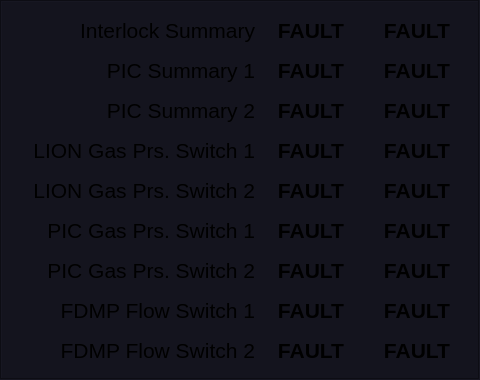
   <widget class="QFrame" name="frame_permits">
    <property name="geometry">
     <rect>
      <x>905</x>
      <y>55</y>
      <width>480</width>
      <height>380</height>
     </rect>
    </property>
    <property name="styleSheet">
     <string notr="true">QFrame {
background-color: rgb(20, 20, 30);
}
PyDMLabel {
  border-radius: 2px;
}
PyDMLabel[alarmSensitiveBorder=&quot;true&quot;][alarmSeverity=&quot;0&quot;] {
  background-color: rgb(0,0,10);
  color: rgb(0,255,0);
}

PyDMLabel[alarmSensitiveBorder=&quot;true&quot;][alarmSeverity=&quot;1&quot;] {
  color: rgb(0,0,0);
  background-color: rgb(255,255,0);
}

PyDMLabel[alarmSensitiveBorder=&quot;true&quot;][alarmSeverity=&quot;2&quot;] {
  background-color: rgb(255,0,0);
  color: rgb(255,255,255);
}

PyDMLabel[alarmSensitiveBorder=&quot;true&quot;][alarmSeverity=&quot;3&quot;] {
  background-color: rgb(192,0,255);
  color: rgb(255,255,0);
}

PyDMLabel[alarmSensitiveBorder=&quot;true&quot;][alarmSeverity=&quot;4&quot;] {
  color: rgb(218,218,218);
  background-color: rgb(25,25,25);
}</string>
    </property>
    <property name="frameShape">
     <enum>QFrame::Box</enum>
    </property>
    <property name="frameShadow">
     <enum>QFrame::Sunken</enum>
    </property>
    <layout class="QGridLayout" name="gridLayout">
     <item row="9" column="2">
      <widget class="PyDMLabel" name="PyDMLabel_19">
       <property name="maximumSize">
        <size>
         <width>100</width>
         <height>16777215</height>
        </size>
       </property>
       <property name="font">
        <font>
         <pointsize>16</pointsize>
         <weight>75</weight>
         <bold>true</bold>
        </font>
       </property>
       <property name="toolTip">
        <string/>
       </property>
       <property name="text">
        <string>FAULT</string>
       </property>
       <property name="alignment">
        <set>Qt::AlignCenter</set>
       </property>
       <property name="alarmSensitiveContent">
        <bool>true</bool>
       </property>
       <property name="channel">
        <string>BCS:LI20:1:PICPSW2S2SUM</string>
       </property>
      </widget>
     </item>
     <item row="6" column="2">
      <widget class="PyDMLabel" name="PyDMLabel_11">
       <property name="maximumSize">
        <size>
         <width>100</width>
         <height>16777215</height>
        </size>
       </property>
       <property name="font">
        <font>
         <pointsize>16</pointsize>
         <weight>75</weight>
         <bold>true</bold>
        </font>
       </property>
       <property name="toolTip">
        <string/>
       </property>
       <property name="text">
        <string>FAULT</string>
       </property>
       <property name="alignment">
        <set>Qt::AlignCenter</set>
       </property>
       <property name="alarmSensitiveContent">
        <bool>true</bool>
       </property>
       <property name="channel">
        <string>BCS:LI20:1:LIONPSW2S2SUM</string>
       </property>
      </widget>
     </item>
     <item row="6" column="0">
      <widget class="QLabel" name="label_10">
       <property name="sizePolicy">
        <sizepolicy hsizetype="Preferred" vsizetype="Preferred">
         <horstretch>0</horstretch>
         <verstretch>0</verstretch>
        </sizepolicy>
       </property>
       <property name="font">
        <font>
         <pointsize>16</pointsize>
        </font>
       </property>
       <property name="text">
        <string>LION Gas Prs. Switch 2</string>
       </property>
       <property name="alignment">
        <set>Qt::AlignRight|Qt::AlignTrailing|Qt::AlignVCenter</set>
       </property>
       <property name="margin">
        <number>5</number>
       </property>
      </widget>
     </item>
     <item row="6" column="1">
      <widget class="PyDMLabel" name="PyDMLabel_10">
       <property name="maximumSize">
        <size>
         <width>100</width>
         <height>16777215</height>
        </size>
       </property>
       <property name="font">
        <font>
         <pointsize>16</pointsize>
         <weight>75</weight>
         <bold>true</bold>
        </font>
       </property>
       <property name="toolTip">
        <string/>
       </property>
       <property name="text">
        <string>FAULT</string>
       </property>
       <property name="alignment">
        <set>Qt::AlignCenter</set>
       </property>
       <property name="alarmSensitiveContent">
        <bool>true</bool>
       </property>
       <property name="channel">
        <string>BCS:LI20:1:LIONPSW2S1SUM</string>
       </property>
      </widget>
     </item>
     <item row="1" column="0">
      <widget class="QLabel" name="label_25">
       <property name="sizePolicy">
        <sizepolicy hsizetype="Preferred" vsizetype="Preferred">
         <horstretch>0</horstretch>
         <verstretch>0</verstretch>
        </sizepolicy>
       </property>
       <property name="font">
        <font>
         <pointsize>16</pointsize>
        </font>
       </property>
       <property name="text">
        <string>Interlock Summary</string>
       </property>
       <property name="alignment">
        <set>Qt::AlignRight|Qt::AlignTrailing|Qt::AlignVCenter</set>
       </property>
       <property name="margin">
        <number>5</number>
       </property>
      </widget>
     </item>
     <item row="10" column="1">
      <widget class="PyDMLabel" name="PyDMLabel_16">
       <property name="maximumSize">
        <size>
         <width>100</width>
         <height>16777215</height>
        </size>
       </property>
       <property name="font">
        <font>
         <pointsize>16</pointsize>
         <weight>75</weight>
         <bold>true</bold>
        </font>
       </property>
       <property name="toolTip">
        <string/>
       </property>
       <property name="text">
        <string>FAULT</string>
       </property>
       <property name="alignment">
        <set>Qt::AlignCenter</set>
       </property>
       <property name="alarmSensitiveContent">
        <bool>true</bool>
       </property>
       <property name="channel">
        <string>BCS:LI20:1:FDMPFS1S1SUM</string>
       </property>
      </widget>
     </item>
     <item row="4" column="1">
      <widget class="PyDMLabel" name="PyDMLabel_6">
       <property name="maximumSize">
        <size>
         <width>100</width>
         <height>16777215</height>
        </size>
       </property>
       <property name="font">
        <font>
         <pointsize>16</pointsize>
         <weight>75</weight>
         <bold>true</bold>
        </font>
       </property>
       <property name="toolTip">
        <string/>
       </property>
       <property name="text">
        <string>FAULT</string>
       </property>
       <property name="alignment">
        <set>Qt::AlignCenter</set>
       </property>
       <property name="alarmSensitiveContent">
        <bool>true</bool>
       </property>
       <property name="channel">
        <string>BCS:LI20:1:PICSUM2S1SUM</string>
       </property>
      </widget>
     </item>
     <item row="11" column="1">
      <widget class="PyDMLabel" name="PyDMLabel_18">
       <property name="maximumSize">
        <size>
         <width>100</width>
         <height>16777215</height>
        </size>
       </property>
       <property name="font">
        <font>
         <pointsize>16</pointsize>
         <weight>75</weight>
         <bold>true</bold>
        </font>
       </property>
       <property name="toolTip">
        <string/>
       </property>
       <property name="text">
        <string>FAULT</string>
       </property>
       <property name="alignment">
        <set>Qt::AlignCenter</set>
       </property>
       <property name="alarmSensitiveContent">
        <bool>true</bool>
       </property>
       <property name="channel">
        <string>BCS:LI20:1:FDMPFS2S1SUM</string>
       </property>
      </widget>
     </item>
     <item row="10" column="0">
      <widget class="QLabel" name="label_12">
       <property name="sizePolicy">
        <sizepolicy hsizetype="Preferred" vsizetype="Preferred">
         <horstretch>0</horstretch>
         <verstretch>0</verstretch>
        </sizepolicy>
       </property>
       <property name="font">
        <font>
         <pointsize>16</pointsize>
        </font>
       </property>
       <property name="text">
        <string>FDMP Flow Switch 1</string>
       </property>
       <property name="alignment">
        <set>Qt::AlignRight|Qt::AlignTrailing|Qt::AlignVCenter</set>
       </property>
       <property name="margin">
        <number>5</number>
       </property>
      </widget>
     </item>
     <item row="5" column="2">
      <widget class="PyDMLabel" name="PyDMLabel_8">
       <property name="maximumSize">
        <size>
         <width>100</width>
         <height>16777215</height>
        </size>
       </property>
       <property name="font">
        <font>
         <pointsize>16</pointsize>
         <weight>75</weight>
         <bold>true</bold>
        </font>
       </property>
       <property name="toolTip">
        <string/>
       </property>
       <property name="text">
        <string>FAULT</string>
       </property>
       <property name="alignment">
        <set>Qt::AlignCenter</set>
       </property>
       <property name="alarmSensitiveContent">
        <bool>true</bool>
       </property>
       <property name="channel">
        <string>BCS:LI20:1:LIONPSW1S2SUM</string>
       </property>
      </widget>
     </item>
     <item row="11" column="2">
      <widget class="PyDMLabel" name="PyDMLabel_12">
       <property name="maximumSize">
        <size>
         <width>100</width>
         <height>16777215</height>
        </size>
       </property>
       <property name="font">
        <font>
         <pointsize>16</pointsize>
         <weight>75</weight>
         <bold>true</bold>
        </font>
       </property>
       <property name="toolTip">
        <string/>
       </property>
       <property name="text">
        <string>FAULT</string>
       </property>
       <property name="alignment">
        <set>Qt::AlignCenter</set>
       </property>
       <property name="alarmSensitiveContent">
        <bool>true</bool>
       </property>
       <property name="channel">
        <string>BCS:LI20:1:FDMPFS2S2SUM</string>
       </property>
      </widget>
     </item>
     <item row="1" column="1">
      <widget class="PyDMLabel" name="PyDMLabel_40">
       <property name="maximumSize">
        <size>
         <width>100</width>
         <height>16777215</height>
        </size>
       </property>
       <property name="font">
        <font>
         <pointsize>16</pointsize>
         <weight>75</weight>
         <bold>true</bold>
        </font>
       </property>
       <property name="toolTip">
        <string/>
       </property>
       <property name="text">
        <string>FAULT</string>
       </property>
       <property name="alignment">
        <set>Qt::AlignCenter</set>
       </property>
       <property name="alarmSensitiveContent">
        <bool>true</bool>
       </property>
       <property name="channel">
        <string>BCS:LI20:1:DSCILK1</string>
       </property>
      </widget>
     </item>
     <item row="3" column="1">
      <widget class="PyDMLabel" name="PyDMLabel_4">
       <property name="maximumSize">
        <size>
         <width>100</width>
         <height>16777215</height>
        </size>
       </property>
       <property name="font">
        <font>
         <pointsize>16</pointsize>
         <weight>75</weight>
         <bold>true</bold>
        </font>
       </property>
       <property name="toolTip">
        <string/>
       </property>
       <property name="text">
        <string>FAULT</string>
       </property>
       <property name="alignment">
        <set>Qt::AlignCenter</set>
       </property>
       <property name="alarmSensitiveContent">
        <bool>true</bool>
       </property>
       <property name="channel">
        <string>BCS:LI20:1:PICSUM1S1SUM</string>
       </property>
      </widget>
     </item>
     <item row="8" column="1">
      <widget class="PyDMLabel" name="PyDMLabel_17">
       <property name="maximumSize">
        <size>
         <width>100</width>
         <height>16777215</height>
        </size>
       </property>
       <property name="font">
        <font>
         <pointsize>16</pointsize>
         <weight>75</weight>
         <bold>true</bold>
        </font>
       </property>
       <property name="toolTip">
        <string/>
       </property>
       <property name="text">
        <string>FAULT</string>
       </property>
       <property name="alignment">
        <set>Qt::AlignCenter</set>
       </property>
       <property name="alarmSensitiveContent">
        <bool>true</bool>
       </property>
       <property name="channel">
        <string>BCS:LI20:1:PICPSW1S1SUM</string>
       </property>
      </widget>
     </item>
     <item row="5" column="0">
      <widget class="QLabel" name="label_9">
       <property name="sizePolicy">
        <sizepolicy hsizetype="Preferred" vsizetype="Preferred">
         <horstretch>0</horstretch>
         <verstretch>0</verstretch>
        </sizepolicy>
       </property>
       <property name="font">
        <font>
         <pointsize>16</pointsize>
        </font>
       </property>
       <property name="text">
        <string>LION Gas Prs. Switch 1</string>
       </property>
       <property name="alignment">
        <set>Qt::AlignRight|Qt::AlignTrailing|Qt::AlignVCenter</set>
       </property>
       <property name="margin">
        <number>5</number>
       </property>
      </widget>
     </item>
     <item row="8" column="2">
      <widget class="PyDMLabel" name="PyDMLabel_14">
       <property name="maximumSize">
        <size>
         <width>100</width>
         <height>16777215</height>
        </size>
       </property>
       <property name="font">
        <font>
         <pointsize>16</pointsize>
         <weight>75</weight>
         <bold>true</bold>
        </font>
       </property>
       <property name="toolTip">
        <string/>
       </property>
       <property name="text">
        <string>FAULT</string>
       </property>
       <property name="alignment">
        <set>Qt::AlignCenter</set>
       </property>
       <property name="alarmSensitiveContent">
        <bool>true</bool>
       </property>
       <property name="channel">
        <string>BCS:LI20:1:PICPSW1S2SUM</string>
       </property>
      </widget>
     </item>
     <item row="9" column="1">
      <widget class="PyDMLabel" name="PyDMLabel_13">
       <property name="maximumSize">
        <size>
         <width>100</width>
         <height>16777215</height>
        </size>
       </property>
       <property name="font">
        <font>
         <pointsize>16</pointsize>
         <weight>75</weight>
         <bold>true</bold>
        </font>
       </property>
       <property name="toolTip">
        <string/>
       </property>
       <property name="text">
        <string>FAULT</string>
       </property>
       <property name="alignment">
        <set>Qt::AlignCenter</set>
       </property>
       <property name="alarmSensitiveContent">
        <bool>true</bool>
       </property>
       <property name="channel">
        <string>BCS:LI20:1:PICPSW2S1SUM</string>
       </property>
      </widget>
     </item>
     <item row="3" column="2">
      <widget class="PyDMLabel" name="PyDMLabel_5">
       <property name="maximumSize">
        <size>
         <width>100</width>
         <height>16777215</height>
        </size>
       </property>
       <property name="font">
        <font>
         <pointsize>16</pointsize>
         <weight>75</weight>
         <bold>true</bold>
        </font>
       </property>
       <property name="toolTip">
        <string/>
       </property>
       <property name="text">
        <string>FAULT</string>
       </property>
       <property name="alignment">
        <set>Qt::AlignCenter</set>
       </property>
       <property name="alarmSensitiveContent">
        <bool>true</bool>
       </property>
       <property name="channel">
        <string>BCS:LI20:1:PICSUM1S2SUM</string>
       </property>
      </widget>
     </item>
     <item row="4" column="2">
      <widget class="PyDMLabel" name="PyDMLabel_7">
       <property name="maximumSize">
        <size>
         <width>100</width>
         <height>16777215</height>
        </size>
       </property>
       <property name="font">
        <font>
         <pointsize>16</pointsize>
         <weight>75</weight>
         <bold>true</bold>
        </font>
       </property>
       <property name="toolTip">
        <string/>
       </property>
       <property name="text">
        <string>FAULT</string>
       </property>
       <property name="alignment">
        <set>Qt::AlignCenter</set>
       </property>
       <property name="alarmSensitiveContent">
        <bool>true</bool>
       </property>
       <property name="channel">
        <string>BCS:LI20:1:PICSUM2S2SUM</string>
       </property>
      </widget>
     </item>
     <item row="3" column="0">
      <widget class="QLabel" name="label_7">
       <property name="sizePolicy">
        <sizepolicy hsizetype="Preferred" vsizetype="Preferred">
         <horstretch>0</horstretch>
         <verstretch>0</verstretch>
        </sizepolicy>
       </property>
       <property name="font">
        <font>
         <pointsize>16</pointsize>
        </font>
       </property>
       <property name="text">
        <string>PIC Summary 1</string>
       </property>
       <property name="alignment">
        <set>Qt::AlignRight|Qt::AlignTrailing|Qt::AlignVCenter</set>
       </property>
       <property name="margin">
        <number>5</number>
       </property>
      </widget>
     </item>
     <item row="1" column="2">
      <widget class="PyDMLabel" name="PyDMLabel_41">
       <property name="maximumSize">
        <size>
         <width>100</width>
         <height>16777215</height>
        </size>
       </property>
       <property name="font">
        <font>
         <pointsize>16</pointsize>
         <weight>75</weight>
         <bold>true</bold>
        </font>
       </property>
       <property name="toolTip">
        <string/>
       </property>
       <property name="text">
        <string>FAULT</string>
       </property>
       <property name="alignment">
        <set>Qt::AlignCenter</set>
       </property>
       <property name="alarmSensitiveContent">
        <bool>true</bool>
       </property>
       <property name="channel">
        <string>BCS:LI20:1:DSCILK2</string>
       </property>
      </widget>
     </item>
     <item row="4" column="0">
      <widget class="QLabel" name="label_8">
       <property name="sizePolicy">
        <sizepolicy hsizetype="Preferred" vsizetype="Preferred">
         <horstretch>0</horstretch>
         <verstretch>0</verstretch>
        </sizepolicy>
       </property>
       <property name="font">
        <font>
         <pointsize>16</pointsize>
        </font>
       </property>
       <property name="text">
        <string>PIC Summary 2</string>
       </property>
       <property name="alignment">
        <set>Qt::AlignRight|Qt::AlignTrailing|Qt::AlignVCenter</set>
       </property>
       <property name="margin">
        <number>5</number>
       </property>
      </widget>
     </item>
     <item row="10" column="2">
      <widget class="PyDMLabel" name="PyDMLabel_15">
       <property name="maximumSize">
        <size>
         <width>100</width>
         <height>16777215</height>
        </size>
       </property>
       <property name="font">
        <font>
         <pointsize>16</pointsize>
         <weight>75</weight>
         <bold>true</bold>
        </font>
       </property>
       <property name="toolTip">
        <string/>
       </property>
       <property name="text">
        <string>FAULT</string>
       </property>
       <property name="alignment">
        <set>Qt::AlignCenter</set>
       </property>
       <property name="alarmSensitiveContent">
        <bool>true</bool>
       </property>
       <property name="channel">
        <string>BCS:LI20:1:FDMPFS1S2SUM</string>
       </property>
      </widget>
     </item>
     <item row="11" column="0">
      <widget class="QLabel" name="label_11">
       <property name="sizePolicy">
        <sizepolicy hsizetype="Preferred" vsizetype="Preferred">
         <horstretch>0</horstretch>
         <verstretch>0</verstretch>
        </sizepolicy>
       </property>
       <property name="font">
        <font>
         <pointsize>16</pointsize>
        </font>
       </property>
       <property name="text">
        <string>FDMP Flow Switch 2</string>
       </property>
       <property name="alignment">
        <set>Qt::AlignRight|Qt::AlignTrailing|Qt::AlignVCenter</set>
       </property>
       <property name="margin">
        <number>5</number>
       </property>
      </widget>
     </item>
     <item row="5" column="1">
      <widget class="PyDMLabel" name="PyDMLabel_9">
       <property name="maximumSize">
        <size>
         <width>100</width>
         <height>16777215</height>
        </size>
       </property>
       <property name="font">
        <font>
         <pointsize>16</pointsize>
         <weight>75</weight>
         <bold>true</bold>
        </font>
       </property>
       <property name="toolTip">
        <string/>
       </property>
       <property name="text">
        <string>FAULT</string>
       </property>
       <property name="alignment">
        <set>Qt::AlignCenter</set>
       </property>
       <property name="alarmSensitiveContent">
        <bool>true</bool>
       </property>
       <property name="channel">
        <string>BCS:LI20:1:LIONPSW1S1SUM</string>
       </property>
      </widget>
     </item>
     <item row="9" column="0">
      <widget class="QLabel" name="label_13">
       <property name="sizePolicy">
        <sizepolicy hsizetype="Preferred" vsizetype="Preferred">
         <horstretch>0</horstretch>
         <verstretch>0</verstretch>
        </sizepolicy>
       </property>
       <property name="font">
        <font>
         <pointsize>16</pointsize>
        </font>
       </property>
       <property name="text">
        <string>PIC Gas Prs. Switch 2</string>
       </property>
       <property name="alignment">
        <set>Qt::AlignRight|Qt::AlignTrailing|Qt::AlignVCenter</set>
       </property>
       <property name="margin">
        <number>5</number>
       </property>
      </widget>
     </item>
     <item row="8" column="0">
      <widget class="QLabel" name="label_14">
       <property name="sizePolicy">
        <sizepolicy hsizetype="Preferred" vsizetype="Preferred">
         <horstretch>0</horstretch>
         <verstretch>0</verstretch>
        </sizepolicy>
       </property>
       <property name="font">
        <font>
         <pointsize>16</pointsize>
        </font>
       </property>
       <property name="text">
        <string>PIC Gas Prs. Switch 1</string>
       </property>
       <property name="alignment">
        <set>Qt::AlignRight|Qt::AlignTrailing|Qt::AlignVCenter</set>
       </property>
       <property name="margin">
        <number>5</number>
       </property>
      </widget>
     </item>
    </layout>
   </widget>
